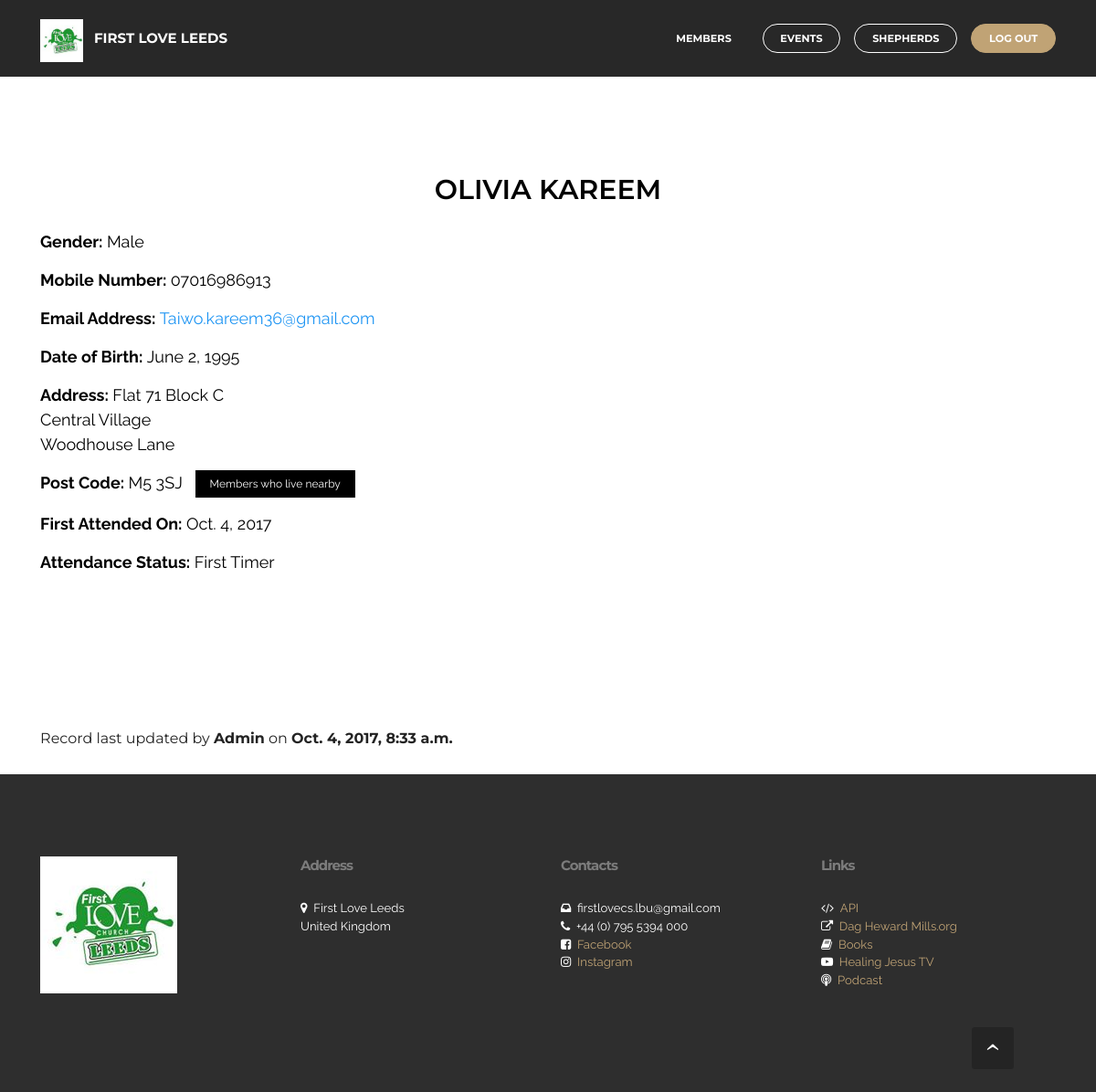
Page /member/Olivia Kareem/ (signed in) on the committed database.
### member/models.py (models this page shows, shortened)
class Member(models.Model):
    name = models.CharField(max_length=50, unique=False)
    gender = models.ForeignKey('Gender', on_delete=models.CASCADE, related_name="sex", null=True)
    mobile_no = models.CharField(max_length=50, blank=True, null=True, unique=True, verbose_name="Mobile number")
    email = models.EmailField(max_length=50, blank=True, null=True, verbose_name="Email Address")
    date_of_birth = models.DateField(blank=True, null=True)
    address = models.TextField(max_length=200, blank=True, null=True)
    post_code = models.CharField(max_length=10, blank=True, null=True)
    academic_institution = models.ForeignKey('AcademicInstitution', on_delete=models.CASCADE, 						related_name="academic_institution", null=True, blank=True, )
    course = models.CharField(max_length=100, blank=True)
    first_attended = models.DateField(blank=True, null=True)
    attendance_status = models.ForeignKey('Attendance', on_delete=models.CASCADE, related_name="attendance_status")
    shepherd = models.ForeignKey(User, on_delete=models.CASCADE)
    last_visited = models.DateField(null=True, blank=True)
    extra_info = models.TextField(max_length=2000, blank=True)
    last_modified = models.DateTimeField(auto_now=True)
    class Meta:
        ordering = ["name"]

class Gender(models.Model):
    gender = models.CharField(max_length=200, unique=True, null=True)
    def __str__(self):
        return self.gender
    class Meta:
        ordering = ["gender"]
        verbose_name_plural = "Gender"

class Attendance(models.Model):
    status = models.CharField(max_length=200, unique=True, null=True)
    def __str__(self):
        return self.status
    class Meta:
        ordering = ["status"]
        verbose_name_plural = "Attendance"

### member/views.py (the view)
@login_required
def member_info(request, name):
    member = Member.objects.get(name__iexact=name)
    context = {
        'member': member
    }
    return render(request, 'member/member_info.html', context)

### member/templatetags/first_love_custom.py (called while the page is built)
@register.filter(name='length_is_gt', is_safe=False)
def length_is_gt(text, value):
	return len(str(text)) > value

@register.filter(name='regex_validates', is_safe=False)
def regex_validates(text, value):
	return re.findall(value, text)

### member/templates/member/member_info.html (shortened to what this page needs)
{% extends '_partial/base.html' %}
{% load first_love_custom %}

### welcome/templates/_partial/base.html (shortened to what this page needs)
{% spaceless %}
{% load staticfiles %}
{% endspaceless %}

### firstlove/static/dropdown/css/style.css (style rules this page uses)
.navbar-dropdown { left: 0; padding: 0; position: absolute; right: 0; top: 0; transition: all 0.45s ease; z-index: 1030; }
.navbar-dropdown .navbar-brand { float: none; font-size: 0; padding: 1.25rem 0; position: relative; transition: padding 0.25s ease; white-space: nowrap; }
.navbar-dropdown .navbar-brand::before { content: ""; display: inline-block; height: 100%; vertical-align: middle; }
.navbar-dropdown .navbar-logo, .navbar-dropdown .navbar-caption { display: inline-block; vertical-align: middle; }
.navbar-dropdown .navbar-logo { margin-right: 0.8rem; transition: margin 0.3s ease-in-out; }
.navbar-dropdown .navbar-logo img { height: 3.125rem; transition: all 0.3s ease-in-out; }
.navbar-dropdown .mbr-table-cell { height: 5.625rem; }
.navbar-dropdown .navbar-caption { font-family: "Montserrat"; font-size: 1rem; font-weight: 700; white-space: normal; }
.navbar-dropdown .navbar-caption, .navbar-dropdown .navbar-caption:hover { color: inherit; text-decoration: none; }
.navbar-dropdown.navbar-fixed-top { position: fixed; }
.nav-dropdown { display: table !important; font-family: "Montserrat"; font-size: 0.75rem; font-weight: 700; height: auto !important; }
.nav-dropdown .nav-item { display: table-cell; float: none; vertical-align: middle; }
.nav-dropdown .nav-btn { padding-left: 1rem; }
.nav-dropdown .link { margin: 1.667em; padding: 0; transition: color .2s ease-in-out; }
.nav-dropdown .link::after, .nav-dropdown .dropdown-item::after { color: inherit; }
.nav-dropdown .btn { font-size: 0.75rem; font-weight: 700; letter-spacing: 0; margin-bottom: 0; padding-left: 1.25rem; padding-right: 1.25rem; }

### firstlove/static/mobirise/css/mbr-additional.css (style rules this page uses)
body, input, textarea, .mbr-company .list-group-text { font-family: 'Raleway', sans-serif; }
.btn, .alert, h1, h2, h3, h4, h5, h6, .h1, .h2, .h3, .h4, .h5, .h6, .display-1, .display-2, .display-3, .display-4, .mbr-figure .mbr-figure-caption, .mbr-gallery-title, .mbr-map [data-state-details], .mbr-price { font-family: 'Montserrat', sans-serif; }
.mbr-footer-content h1, .mbr-footer .mbr-contacts h1, .mbr-footer-content h2, .mbr-footer .mbr-contacts h2, .mbr-footer-content h3, .mbr-footer .mbr-contacts h3, .mbr-footer-content h4, .mbr-footer .mbr-contacts h4, .mbr-footer-content p strong, .mbr-footer .mbr-contacts p strong, .mbr-footer-content strong, .mbr-footer .mbr-contacts strong { font-family: 'Montserrat', sans-serif; }
.btn { border-radius: 1.6em; }
.btn-primary { background-color: #c0a375; border-color: #c0a375; color: #ffffff; }
.text-primary { color: #c0a375 !important; }
.mbr-footer p a, .mbr-footer ul a { color: #c0a375; }
#ext_menu-7 .navbar-caption { color: #ffffff; }
#ext_menu-7 .link, #ext_menu-7 .dropdown-item { color: #ffffff; }
#ext_menu-7 .link { font-size: 0.75rem; }
#ext_menu-7 .navbar, #ext_menu-7 .nav-dropdown-sm, #ext_menu-7 .nav-dropdown-sm .link[aria-expanded="true"], #ext_menu-7 .nav-dropdown-sm .dropdown-menu { background: #282828; }

### rows in the picture
Member: name+gender+mobile_no (picture), name+gender+mobile_no "FIRST LOVE LEEDS MEMBERS EVENTS SHEPHERDS LOG OUT OLIVIA KAREEM Gender: Male Mobile Number: 07016986913 Email Address: Taiwo.kareem36@gmail.com Date of Birth: June 2, 1995 Address: Flat 71 Block C Central Village Woodhouse Lane Post Code: M5 3SJ Members who live nearby First Attended On: Oct. 4, 2017 Attendance Status: First Timer Record last updated by Admin on Oct. 4, 2017, 8:33 a.m. Address First Love Leeds United Kingdom Contacts firstlovecs.lbu@gmail.com +44 (0) 795 5394 000 Facebook Instagram Links API Dag Heward Mills.org Books Healing Jesus TV Podcast"
